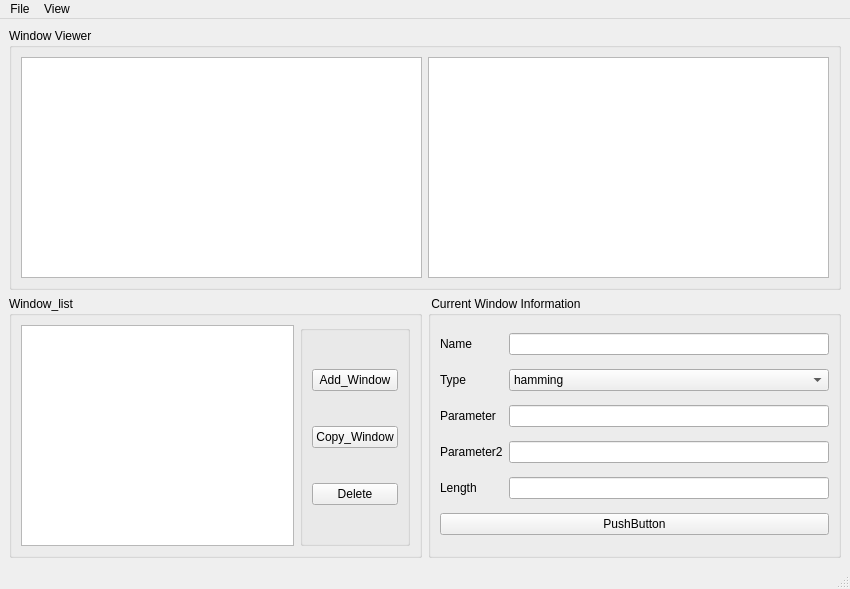
<?xml version="1.0" encoding="UTF-8"?>
<ui version="4.0">
 <class>MainWindow</class>
 <widget class="QMainWindow" name="MainWindow">
  <property name="geometry">
   <rect>
    <x>0</x>
    <y>0</y>
    <width>850</width>
    <height>589</height>
   </rect>
  </property>
  <property name="windowTitle">
   <string>MainWindow</string>
  </property>
  <widget class="QWidget" name="centralwidget">
   <layout class="QGridLayout" name="gridLayout_2">
    <item row="0" column="0" colspan="2">
     <widget class="QGroupBox" name="groupBox_4">
      <property name="title">
       <string>Window Viewer</string>
      </property>
      <layout class="QHBoxLayout" name="horizontalLayout_2">
       <item>
        <widget class="QGraphicsView" name="graphicsView"/>
       </item>
       <item>
        <widget class="QGraphicsView" name="graphicsView_2"/>
       </item>
      </layout>
     </widget>
    </item>
    <item row="1" column="0">
     <widget class="QGroupBox" name="groupBox">
      <property name="title">
       <string>Window_list</string>
      </property>
      <layout class="QHBoxLayout" name="horizontalLayout">
       <item>
        <widget class="QListWidget" name="listWidget"/>
       </item>
       <item>
        <widget class="QGroupBox" name="groupBox_2">
         <property name="title">
          <string/>
         </property>
         <layout class="QVBoxLayout" name="verticalLayout">
          <item>
           <widget class="QPushButton" name="pushButton">
            <property name="text">
             <string>Add_Window</string>
            </property>
           </widget>
          </item>
          <item>
           <widget class="QPushButton" name="pushButton_4">
            <property name="text">
             <string>Copy_Window</string>
            </property>
           </widget>
          </item>
          <item>
           <widget class="QPushButton" name="pushButton_2">
            <property name="text">
             <string>Delete</string>
            </property>
           </widget>
          </item>
         </layout>
        </widget>
       </item>
      </layout>
     </widget>
    </item>
    <item row="1" column="1">
     <widget class="QGroupBox" name="groupBox_3">
      <property name="title">
       <string> Current Window Information</string>
      </property>
      <layout class="QGridLayout" name="gridLayout">
       <item row="5" column="0" colspan="2">
        <widget class="QPushButton" name="pushButton_3">
         <property name="text">
          <string>PushButton</string>
         </property>
        </widget>
       </item>
       <item row="1" column="0">
        <widget class="QLabel" name="label_2">
         <property name="text">
          <string>Type</string>
         </property>
        </widget>
       </item>
       <item row="0" column="1">
        <widget class="QLineEdit" name="lineEdit"/>
       </item>
       <item row="4" column="0">
        <widget class="QLabel" name="label_3">
         <property name="text">
          <string>Length</string>
         </property>
        </widget>
       </item>
       <item row="1" column="1">
        <widget class="QComboBox" name="comboBox">
         <item>
          <property name="text">
           <string>hamming</string>
          </property>
         </item>
         <item>
          <property name="text">
           <string>triang</string>
          </property>
         </item>
         <item>
          <property name="text">
           <string>blackman</string>
          </property>
         </item>
         <item>
          <property name="text">
           <string>hann</string>
          </property>
         </item>
         <item>
          <property name="text">
           <string>kaiser</string>
          </property>
         </item>
         <item>
          <property name="text">
           <string>flattop</string>
          </property>
         </item>
         <item>
          <property name="text">
           <string>barlett</string>
          </property>
         </item>
         <item>
          <property name="text">
           <string>lanczos</string>
          </property>
         </item>
         <item>
          <property name="text">
           <string>boxcar</string>
          </property>
         </item>
         <item>
          <property name="text">
           <string>parzen</string>
          </property>
         </item>
         <item>
          <property name="text">
           <string>bohman</string>
          </property>
         </item>
         <item>
          <property name="text">
           <string>blackmanharris</string>
          </property>
         </item>
         <item>
          <property name="text">
           <string>nuttall</string>
          </property>
         </item>
         <item>
          <property name="text">
           <string>barthann</string>
          </property>
         </item>
         <item>
          <property name="text">
           <string>cosine</string>
          </property>
         </item>
         <item>
          <property name="text">
           <string>exponential</string>
          </property>
         </item>
         <item>
          <property name="text">
           <string>tukey</string>
          </property>
         </item>
         <item>
          <property name="text">
           <string>taylor</string>
          </property>
         </item>
        </widget>
       </item>
       <item row="2" column="0">
        <widget class="QLabel" name="label_4">
         <property name="text">
          <string>Parameter</string>
         </property>
        </widget>
       </item>
       <item row="0" column="0">
        <widget class="QLabel" name="label">
         <property name="text">
          <string>Name</string>
         </property>
        </widget>
       </item>
       <item row="2" column="1">
        <widget class="QLineEdit" name="lineEdit_2"/>
       </item>
       <item row="4" column="1">
        <widget class="QLineEdit" name="lineEdit_3"/>
       </item>
       <item row="3" column="0">
        <widget class="QLabel" name="label_5">
         <property name="text">
          <string>Parameter2</string>
         </property>
        </widget>
       </item>
       <item row="3" column="1">
        <widget class="QLineEdit" name="lineEdit_4"/>
       </item>
      </layout>
     </widget>
    </item>
   </layout>
  </widget>
  <widget class="QMenuBar" name="menubar">
   <property name="geometry">
    <rect>
     <x>0</x>
     <y>0</y>
     <width>850</width>
     <height>23</height>
    </rect>
   </property>
   <widget class="QMenu" name="menuFile">
    <property name="title">
     <string>File</string>
    </property>
   </widget>
   <widget class="QMenu" name="menuView">
    <property name="title">
     <string>View</string>
    </property>
    <addaction name="actionTime_Domain"/>
    <addaction name="actionFrequency_Domain_2"/>
    <addaction name="separator"/>
    <addaction name="actionAnalyse_Parameter"/>
   </widget>
   <addaction name="menuFile"/>
   <addaction name="menuView"/>
  </widget>
  <widget class="QStatusBar" name="statusbar"/>
  <action name="actionTime_Domain">
   <property name="text">
    <string>Time Domain</string>
   </property>
  </action>
  <action name="actionFrequency_Domain">
   <property name="text">
    <string>Frequency Domain</string>
   </property>
  </action>
  <action name="actionFrequency_Domain_2">
   <property name="text">
    <string>Frequency Domain</string>
   </property>
  </action>
  <action name="actionAnalyse_Parameter">
   <property name="text">
    <string>Analyse Parameter</string>
   </property>
  </action>
 </widget>
 <resources/>
 <connections/>
</ui>
